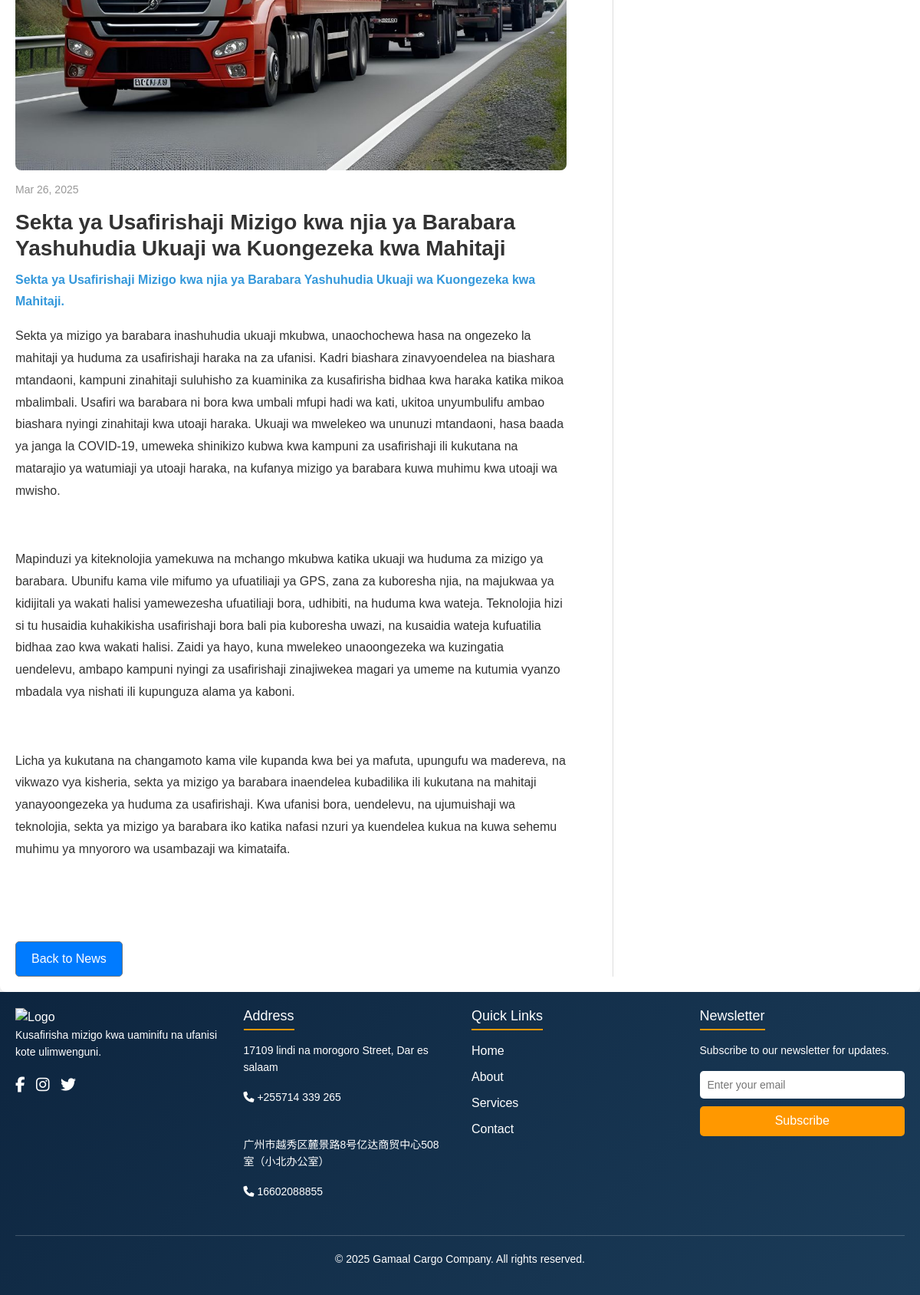
The page /news/5/ (lower part) on the database as committed earlier.
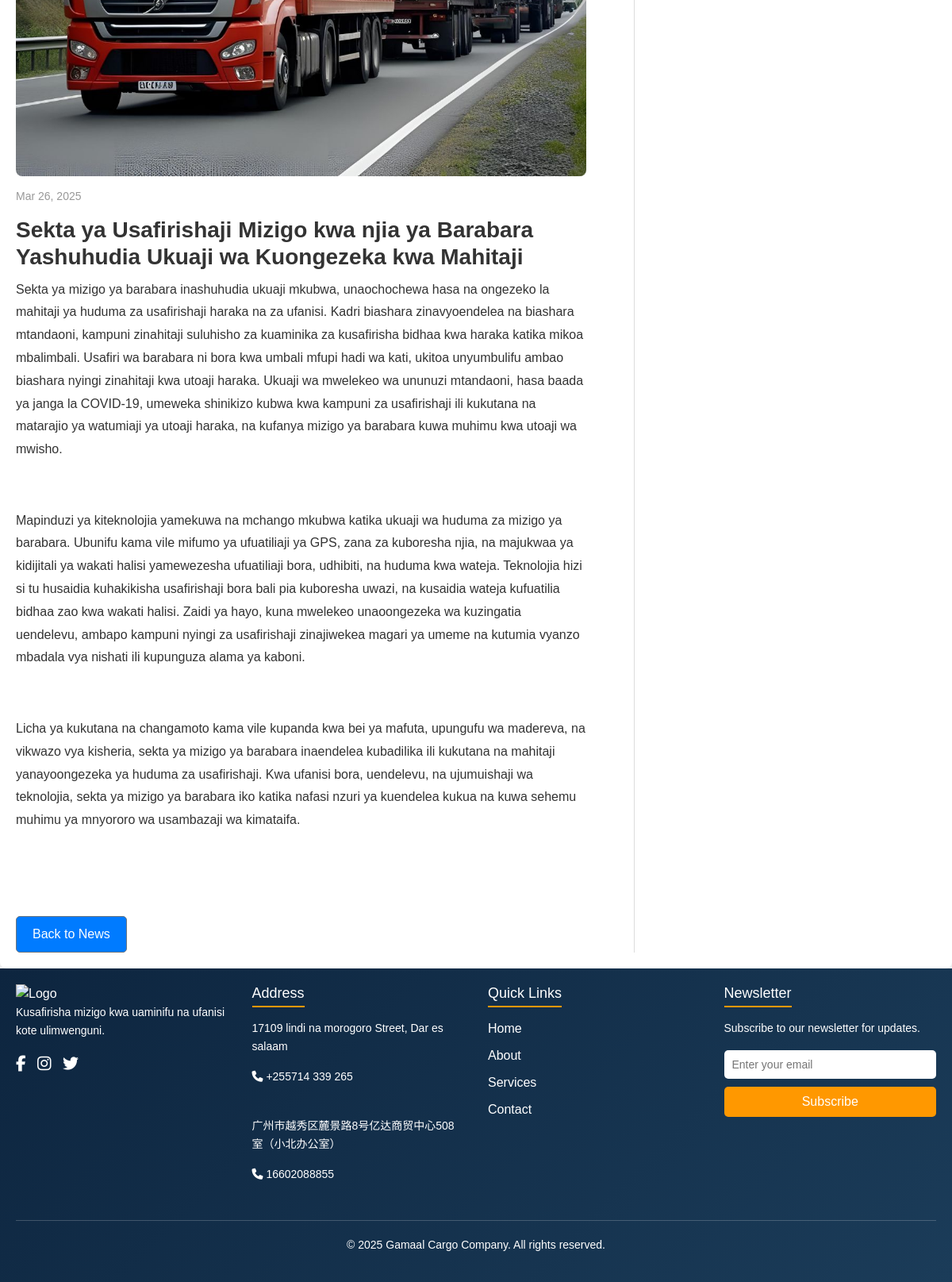
The same page on the database as committed later.
### aircargo/models.py (models this page shows, shortened)
class News(models.Model):
    title = models.CharField(max_length=255)
    image = models.ImageField(upload_to='news_images/')
    date_posted = models.DateField(auto_now_add=True)
    content = RichTextField()  # Enables rich text editing

### aircargo/views.py (the view)
# urls.py: path('news/<int:news_id>/', news_detail, name='news_detail'),
def news_detail(request, news_id):
    news = get_object_or_404(News, id=news_id)
    more_news = News.objects.exclude(id=news_id).order_by('-date_posted')[:5]  # Get more news
    return render(request, 'news_detail.html', {'news': news, 'more_news': more_news})

### aircargo/templates/news_detail.html (shortened to what this page needs)
{% extends 'base.html' %}
{% load static %}
{% block content %}
<div class="news-container">
    <div class="news-content">
        <img src="{{ news.image.url }}" alt="News Image" class="news-image">
        <span class="news-date">{{ news.date_posted|date:"M d, Y" }}</span>
        <h2 class="news-title">{{ news.title }}</h2>
        <div class="news-text">{{ news.content|safe }}</div>
        <a href="{% url 'blog' %}" class="btn btn-secondary">Back to News</a>
    </div>
    <div class="news-sidebar">
    </div>
</div>
{% endblock %}

Rows that differ between the two databases and show on the page:
changed News: content "Sekta ya Usafirishaji Mizigo kwa njia ya Barabara Yashuhudia Ukuaji wa Kuongezeka kwa Mahitaji. Sekta ya mizigo ya barabara inashuhudia…" → "Sekta ya mizigo ya barabara inashuhudia…"
